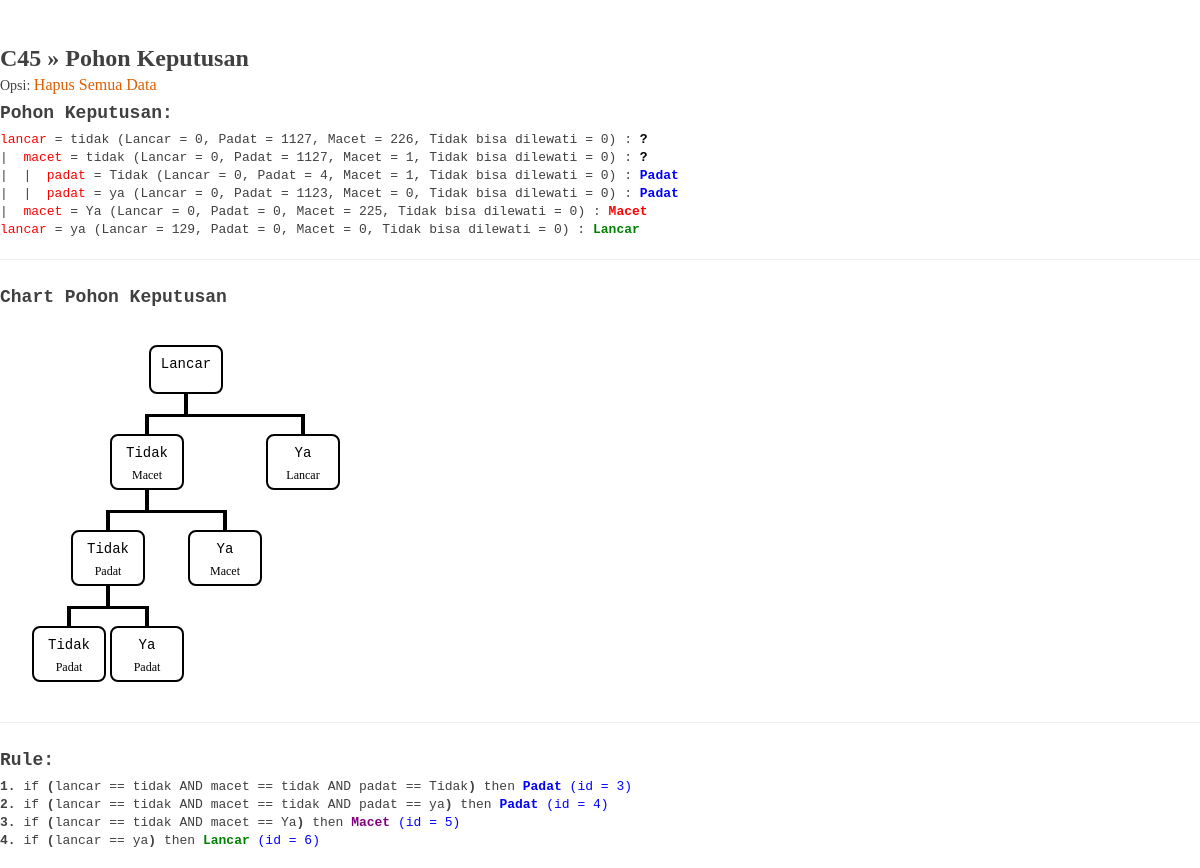
Page /admin/modul/pohon_keputusan_c45.php on the committed database.
### tables this page shows
CREATE TABLE `pohon_keputusan_c45` (
  `id` int(4) NOT NULL,
  `atribut` varchar(100) NOT NULL,
  `nilai_atribut` varchar(100) NOT NULL,
  `id_parent` char(3) DEFAULT NULL,
  `jml_kasus_lancar` varchar(5) NOT NULL,
  `jml_kasus_padat` varchar(5) NOT NULL,
  `jml_kasus_macet` varchar(5) NOT NULL,
  `jml_kasus_tidak_bisa_lewat` varchar(5) NOT NULL,
  `keputusan` varchar(100) NOT NULL,
  `diproses` varchar(10) NOT NULL,
  `kondisi_atribut` varchar(255) NOT NULL,
  `looping_kondisi` varchar(15) NOT NULL
);

CREATE TABLE `rule_c45` (
  `id` int(4) NOT NULL,
  `id_parent` int(4) NOT NULL,
  `rule` varchar(255) NOT NULL,
  `keputusan` varchar(25) NOT NULL
);

### admin/modul/pohon_keputusan_c45.php (the view, shortened to what this page needs)
<?php
echo "<h2>C45 &#187; Pohon Keputusan</h2>";
echo " <p>Opsi: <a href=./aksi.php?module=c45&act=hapus_pohon_keputusan>Hapus Semua Data</a></p>";
echo "<font face='Courier New' size='2'>";
echo "<h3><b>Pohon Keputusan: <br></b></h3>";
function get_subfolder($idparent, $spasi){
        $result = mysql_query("select * from pohon_keputusan_c45 where id_parent= '$idparent'");
    while($row=mysql_fetch_row($result)){
        for($i=1;$i<=$spasi;$i++){
            echo "|&nbsp;&nbsp;";
        }
        if ($row[8] === 'Lancar') {
            $keputusan = "<font color=green>$row[8]</font>";
        } elseif ($row[8] === 'Padat') {
            $keputusan = "<font color=blue>$row[8]</font>";
        } elseif ($row[8] === 'Macet') {
            $keputusan = "<font color=red>$row[8]</font>";
        } elseif ($row[8] === 'Tidak Bisa Lewat') {
            $keputusan = "<font color=purple>$row[8]</font>";
        } elseif ($row[8] === '?') {
            $keputusan = "<font color=black>$row[8]</font>";
        } else {
            $keputusan = "<b>$row[8]</b>";
        }
        echo "<font color=red>$row[1]</font> = $row[2] (Lancar = $row[4], Padat = $row[5], Macet = $row[6], Tidak bisa dilewati = $row[7]) : <b>$keputusan</b><br>";
        get_subfolder($row[0], $spasi + 1);
    }
}
    get_subfolder('0', 0);
echo "<hr>";
echo "<h3><b>Chart Pohon Keputusan <br></b></h3>";
include "tree_graph/index.php";
echo "<hr>";
echo "<h3><b>Rule: <br></b></h3>";
$no = 1;
    $sqlLihatRule = mysql_query("select * from rule_c45 order by id" );
while($rowLihatRule=mysql_fetch_array($sqlLihatRule)){
    if ($rowLihatRule['keputusan'] === 'Lancar') {
        $keputusan = "<font color=green>$rowLihatRule[keputusan]</font>";
    } elseif ($rowLihatRule['keputusan'] === 'Padat') {
        $keputusan = "<font color=blue>$rowLihatRule[keputusan]</font>";
    } elseif ($rowLihatRule['keputusan'] === 'Macet') {
        $keputusan = "<font color=purple>$rowLihatRule[keputusan]</font>";
    } elseif ($rowLihatRule['keputusan'] === 'Tidak bisa dilewati') {
        $keputusan = "<font color=red>$rowLihatRule[keputusan]</font>";
    } elseif ($rowLihatRule['keputusan'] === '?') {
        $keputusan = "<font color=black>$rowLihatRule[keputusan]</font>";
    } else {
        $keputusan = "<b>$rowLihatRule[keputusan]</b>";
    }
    echo "<b>$no.</b> if <b>(</b>$rowLihatRule[rule]<b>)</b> then <b>$keputusan</b> <font color=blue>(id = $rowLihatRule[id])</font><br>";
$no++;
}
echo "</font><br>";

### admin/modul/tree_graph/css/custom.css (style rules this page uses)
body, html, div, p, span, a, h1, h2, h3, h4, h5 { margin : 0; padding : 0; }
body p { font-size : 14px; }
body p a { font-size : 16px; }
a { color : #E05E00; text-decoration : none; }

### rows in the picture
pohon_keputusan_c45: atribut "lancar", nilai_atribut "tidak", jml_kasus_lancar "0", jml_kasus_padat "1127", jml_kasus_macet "226", jml_kasus_tidak_bisa_lewat "0", keputusan "?"
pohon_keputusan_c45: atribut "macet", nilai_atribut "tidak", jml_kasus_lancar "0", jml_kasus_padat "1127", jml_kasus_macet "1", jml_kasus_tidak_bisa_lewat "0", keputusan "?"
pohon_keputusan_c45: atribut "padat", nilai_atribut "Tidak", jml_kasus_lancar "0", jml_kasus_padat "4", jml_kasus_macet "1", jml_kasus_tidak_bisa_lewat "0", keputusan "Padat"
pohon_keputusan_c45: atribut "padat", nilai_atribut "ya", jml_kasus_lancar "0", jml_kasus_padat "1123", jml_kasus_macet "0", jml_kasus_tidak_bisa_lewat "0", keputusan "Padat"
pohon_keputusan_c45: atribut "macet", nilai_atribut "Ya", jml_kasus_lancar "0", jml_kasus_padat "0", jml_kasus_macet "225", jml_kasus_tidak_bisa_lewat "0", keputusan "Macet"
pohon_keputusan_c45: atribut "lancar", nilai_atribut "ya", jml_kasus_lancar "129", jml_kasus_padat "0", jml_kasus_macet "0", jml_kasus_tidak_bisa_lewat "0", keputusan "Lancar"
rule_c45: rule "lancar == tidak AND macet == tidak AND padat == Tidak", keputusan "Padat", id "3"
rule_c45: rule "lancar == tidak AND macet == tidak AND padat == ya", keputusan "Padat", id "4"
rule_c45: rule "lancar == tidak AND macet == Ya", keputusan "Macet", id "5"
rule_c45: rule "lancar == ya", keputusan "Lancar", id "6"
